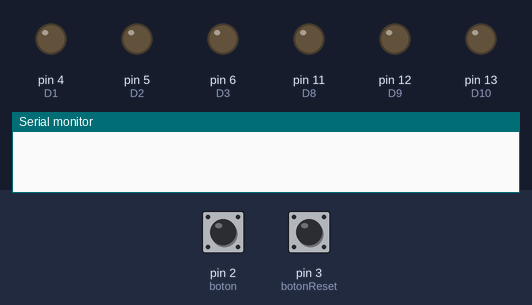
Simulated run of this sketch. Board: Arduino Uno, built with avr-gcc and run on an emulated ATmega328P. On the bench: output pins drawn as LEDs (lit = HIGH), the last lines printed to the serial monitor. The inputs (shaded band) are chosen by the test bench; at power-on: pin 2 (boton) HIGH, pin 3 (botonReset) HIGH.

Above: at 0.1 s.
At 1.1 s:
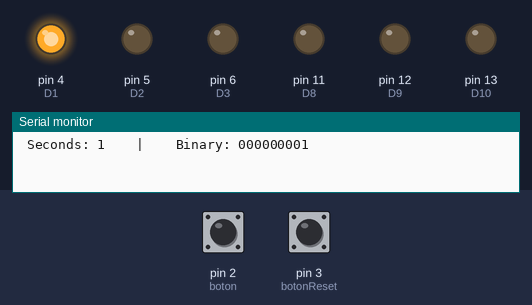
Timing chart, 0 to 2.7 s (numbered marks = the images above):
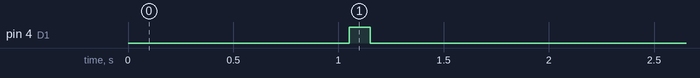

The sketch:

cronometro_binario.ino
```cpp
// C++ code
//

int D1 = 4;               //Declaro N° de pin de salida del led
int D2 = 5;	              //Declaro N° de pin de salida del led
int D3 = 6;               //Declaro N° de pin de salida del led
int D4 = 7;               //Declaro N° de pin de salida del led
int D5 = 8;               //Declaro N° de pin de salida del led
int D6 = 9;               //Declaro N° de pin de salida del led
int D7 = 10;              //Declaro N° de pin de salida del led
int D8 = 11;              //Declaro N° de pin de salida del led
int D9 = 12;              //Declaro N° de pin de salida del led
int D10 = 13;             //Declaro N° de pin de salida del led
int boton = 2;            //Declaro N° de pin de entrada del boton Star/Pause
int pulsadorAnt = 0;
int estado = 0;           //Para saber si esta iniciado o no
int botonReset = 3;       //Declaro pin de entrada del boton Reset
int segundos = 0;         //Segundos transcurridos
int y = 0;

void setup() {
pinMode(D1,OUTPUT);           //Declaro que son de salida pin de salida del led
pinMode(D2,OUTPUT);           //Declaro que son de salida pin de salida del led
pinMode(D3,OUTPUT);           //Declaro que son de salida pin de salida del led
pinMode(D4,OUTPUT);           //Declaro que son de salida pin de salida del led
pinMode(D5,OUTPUT);           //Declaro que son de salida pin de salida del led
pinMode(D6,OUTPUT);           //Declaro que son de salida pin de salida del led
pinMode(D7,OUTPUT);           //Declaro que son de salida pin de salida del led
pinMode(D8,OUTPUT);           //Declaro que son de salida pin de salida del led
pinMode(D9,OUTPUT);           //Declaro que son de salida pin de salida del led
pinMode(D10,OUTPUT);          //Declaro que son de salida pin de salida del led
pinMode(boton,INPUT_PULLUP);  //Declaro que son de entrada pin
pinMode(botonReset,INPUT_PULLUP); //Declaro que son de entrada pin
Serial.begin(9600); 		  //Velocidad de transmisión con la PC
}

void loop() {

    boton = digitalRead(2);						//Leo el estado del pin 2

    if((boton == HIGH) && (pulsadorAnt == LOW)) //Verifico si esta precionado o no
    {
    	estado = 1 -estado;					//Guardo estado del boton precionado o no
      	delay(50);
    }
    pulsadorAnt = boton;

    if(estado == 1){	 //Si fue precionado empieza a cronometrar

        segundos++;								  //voy contando los segundos
    	delay(1000);    						  //le doy 1 segundo de espera
  		if(segundos > 1023){					  //Verifico que segundos no supere los 1023 seggundos
    	segundos = 0;							  //De superar los 1023 segundos, el cronometro se para y vuelve a 0
        estado = 0;
        }
      	y = segundos;
		for(int i=4; i<=13; i++)
		{
		digitalWrite(i,y%2);
        y=y/2;
        }


      	Serial.print(" Seconds: ");               //Imprimo en el monitor en serie los Seconds
      	Serial.print(segundos);					  //Imprimo en el monitor en serie el valor de los segundos
		Serial.print("    |    Binary: ");		  //Imprimo en el monitor en serie la palabra Binary
    	String numeroBinario = String(segundos, BIN); //Transformo de decimal a binario el segundo
   		int restantes = 9 - numeroBinario.length();

		for(int i = 0; i < restantes; i++){	 	  //Paso los ceros al lado izquierdo
			numeroBinario = "0" + numeroBinario;
			}
		Serial.println(numeroBinario);                //Imprimo en el monitor en serie el valor en binario
    }
    else{
      delay(50);
      digitalWrite(4, LOW); //Si el boton no fue precionado no inicia

    }

  if(digitalRead(botonReset) == HIGH)   //Si el boton fue precionado resetea el cronometro, parandolo y comenzando desde cero
  {
    delay(50);
    estado = 0;
    segundos = -1;
   }

  }
```

Measured:
- by itself, pin 4 (D1): LOW → HIGH at 1.1 s, → LOW 0.10 s later
